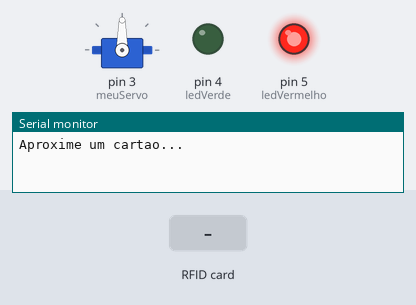
The sketch below on a simulated Arduino Uno, built with avr-gcc and run on an emulated ATmega328P. Shown: servo, output pins drawn as LEDs (lit = HIGH), the last lines printed to the serial monitor. The test bench sets the inputs (shaded band). Pins used as bus, display or sensor lines are not drawn.

Above: at 1.2 s.
1.3 s: RFID card 5E 7A 19 C4 held to the reader
At 2.6 s:
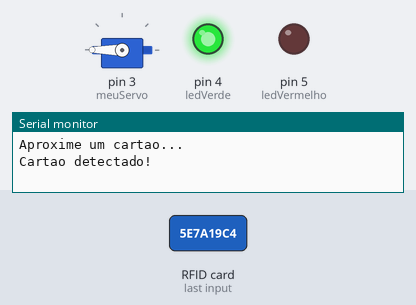
Timing chart, 0 to 5.8 s (numbered marks = the images above; inputs shaded):
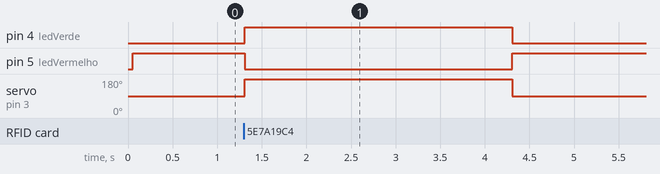

Measured:
- after the input at 1.3 s, pin 4 (ledVerde): LOW → HIGH at once, → LOW 3.0 s later; pin 5 (ledVermelho): HIGH → LOW at once, → HIGH 3.0 s later; servo on pin 3 (meuServo): 90° → 180° at once, → 90° 3.0 s later

The sketch:

Servo_RFID.ino
```cpp
#include <SPI.h>
#include <MFRC522.h>
#include <Servo.h>

#define SS_PIN 10
#define RST_PIN 9

MFRC522 mfrc522(SS_PIN, RST_PIN);
Servo meuServo;

const int ledVerde = 4;
const int ledVermelho = 5;

void setup() {
  Serial.begin(9600);
  SPI.begin();
  mfrc522.PCD_Init();

  meuServo.attach(3);

  // Estado inicial: fechado
  meuServo.write(90);

  pinMode(ledVerde, OUTPUT);
  pinMode(ledVermelho, OUTPUT);

  digitalWrite(ledVerde, LOW);
  digitalWrite(ledVermelho, HIGH);

  Serial.println("Aproxime um cartao...");
}

void loop() {
  // Verifica se há cartão
  if (!mfrc522.PICC_IsNewCardPresent()) {
    return;
  }

  // Lê o cartão
  if (!mfrc522.PICC_ReadCardSerial()) {
    return;
  }

  Serial.println("Cartao detectado!");

  // Abre
  meuServo.write(180);
  digitalWrite(ledVermelho, LOW);
  digitalWrite(ledVerde, HIGH);

  delay(3000); // aberto por 3 segundos

  // Fecha
  meuServo.write(90);
  digitalWrite(ledVerde, LOW);
  digitalWrite(ledVermelho, HIGH);

  mfrc522.PICC_HaltA();
}
```
